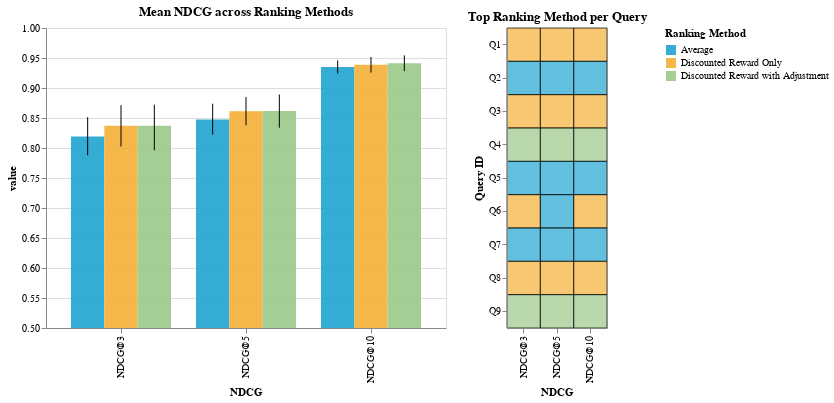

Source (notebook cell):
### Code cell
domain = ['Average', 'Discounted Reward Only', 'Discounted Reward with Adjustment']
range_ = ['#20a4d0', '#f4b036', '#9cc989']

rect_chart = alt.Chart(data=df_ndcg_avg_melt).mark_rect(opacity=0.7, stroke='black', strokeWidth=1).encode(
    y=alt.Y('Query ID:O'),
    x=alt.X('variable:N', title='NDCG', sort=['NDCG@3', 'NDCG@5', 'NDCG@10']),
    color=alt.Color('Ranking Method:N').scale(domain=domain, range=range_)
).properties(
    width=100,
    height=300,
    title='Top Ranking Method per Query'
)

bar_chart = alt.Chart(data=df_ndcg_melt).mark_bar(opacity=0.9, clip=True).encode(
    x=alt.X('variable:N', title='NDCG', sort=['NDCG@3', 'NDCG@5', 'NDCG@10']),
    y=alt.Y('mean(value):Q').scale(domain=(0.5,1)),
    color=alt.Color('Ranking Method:N').scale(domain=domain, range=range_),
    xOffset='Ranking Method:N',
)

error_bars = alt.Chart(data=df_ndcg_melt).mark_errorbar(extent='ci').encode(
    x=alt.X('variable:N', title='NDCG', sort=['NDCG@3', 'NDCG@5', 'NDCG@10']),
    y=alt.Y('value:Q').scale(domain=(0.5,1)),
    xOffset='Ranking Method:N'
)

bar_chart_with_error = (bar_chart + error_bars).properties(
    width=400,
    height=300,
    title='Mean NDCG across Ranking Methods'
)

eval_analysis_chart = alt.hconcat(bar_chart_with_error, rect_chart)

eval_analysis_chart

### Figure 1 — Vega-Lite specification as saved in the notebook (floating-point values rounded to 4 significant figures; data arrays with more than 128 entries replaced by an {"elided": "..."} marker saying what was removed)
{"config": {"view": {"continuousWidth": 300, "continuousHeight": 300}}, "hconcat": [{"layer": [{"mark": {"type": "bar", "clip": true, "opacity": 0.9}, "encoding": {"color": {"field": "Ranking Method", "scale": {"domain": ["Average", "Discounted Reward Only", "Discounted Reward with Adjustment"], "range": ["#20a4d0", "#f4b036", "#9cc989"]}, "type": "nominal"}, "x": {"field": "variable", "sort": ["NDCG@3", "NDCG@5", "NDCG@10"], "title": "NDCG", "type": "nominal"}, "xOffset": {"field": "Ranking Method", "type": "nominal"}, "y": {"aggregate": "mean", "field": "value", "scale": {"domain": [0.5, 1]}, "type": "quantitative"}}}, {"mark": {"type": "errorbar", "extent": "ci"}, "encoding": {"x": {"field": "variable", "sort": ["NDCG@3", "NDCG@5", "NDCG@10"], "title": "NDCG", "type": "nominal"}, "xOffset": {"field": "Ranking Method", "type": "nominal"}, "y": {"field": "value", "scale": {"domain": [0.5, 1]}, "type": "quantitative"}}}], "data": {"name": "data-c3a03ca158365ddff8809cee652ba12f"}, "height": 300, "title": "Mean NDCG across Ranking Methods", "width": 400}, {"data": {"name": "data-ac736811c057bda0affa1b77c242a34b"}, "mark": {"type": "rect", "opacity": 0.7, "stroke": "black", "strokeWidth": 1}, "encoding": {"color": {"field": "Ranking Method", "scale": {"domain": ["Average", "Discounted Reward Only", "Discounted Reward with Adjustment"], "range": ["#20a4d0", "#f4b036", "#9cc989"]}, "type": "nominal"}, "x": {"field": "variable", "sort": ["NDCG@3", "NDCG@5", "NDCG@10"], "title": "NDCG", "type": "nominal"}, "y": {"field": "Query ID", "type": "ordinal"}}, "height": 300, "title": "Top Ranking Method per Query", "width": 100}], "$schema": "https://vega.github.io/schema/vega-lite/v5.8.0.json", "datasets": {"data-c3a03ca158365ddff8809cee652ba12f": {"elided": "243 records"}, "data-ac736811c057bda0affa1b77c242a34b": [{"Query ID": "Q1", "variable": "NDCG@10", "Ranking Method": "Discounted Reward Only", "value": 0.9514}, {"Query ID": "Q1", "variable": "NDCG@3", "Ranking Method": "Discounted Reward Only", "value": 0.8802}, {"Query ID": "Q1", "variable": "NDCG@5", "Ranking Method": "Discounted Reward Only", "value": 0.8528}, {"Query ID": "Q2", "variable": "NDCG@10", "Ranking Method": "Average", "value": 0.9496}, {"Query ID": "Q2", "variable": "NDCG@3", "Ranking Method": "Average", "value": 0.8512}, {"Query ID": "Q2", "variable": "NDCG@5", "Ranking Method": "Average", "value": 0.876}, {"Query ID": "Q3", "variable": "NDCG@10", "Ranking Method": "Discounted Reward Only", "value": 0.9564}, {"Query ID": "Q3", "variable": "NDCG@3", "Ranking Method": "Discounted Reward Only", "value": 0.8867}, {"Query ID": "Q3", "variable": "NDCG@5", "Ranking Method": "Discounted Reward Only", "value": 0.8973}, {"Query ID": "Q4", "variable": "NDCG@10", "Ranking Method": "Discounted Reward with Adjustment", "value": 0.9324}, {"Query ID": "Q4", "variable": "NDCG@3", "Ranking Method": "Discounted Reward with Adjustment", "value": 0.8135}, {"Query ID": "Q4", "variable": "NDCG@5", "Ranking Method": "Discounted Reward with Adjustment", "value": 0.8488}, {"Query ID": "Q5", "variable": "NDCG@10", "Ranking Method": "Average", "value": 0.9219}, {"Query ID": "Q5", "variable": "NDCG@3", "Ranking Method": "Average", "value": 0.7822}, {"Query ID": "Q5", "variable": "NDCG@5", "Ranking Method": "Average", "value": 0.8171}, {"Query ID": "Q6", "variable": "NDCG@10", "Ranking Method": "Discounted Reward Only", "value": 0.9601}, {"Query ID": "Q6", "variable": "NDCG@3", "Ranking Method": "Discounted Reward Only", "value": 0.8898}, {"Query ID": "Q6", "variable": "NDCG@5", "Ranking Method": "Average", "value": 0.9173}, {"Query ID": "Q7", "variable": "NDCG@10", "Ranking Method": "Average", "value": 0.9843}, {"Query ID": "Q7", "variable": "NDCG@3", "Ranking Method": "Average", "value": 0.9586}, {"Query ID": "Q7", "variable": "NDCG@5", "Ranking Method": "Average", "value": 0.9511}, {"Query ID": "Q8", "variable": "NDCG@10", "Ranking Method": "Discounted Reward Only", "value": 0.983}, {"Query ID": "Q8", "variable": "NDCG@3", "Ranking Method": "Discounted Reward Only", "value": 0.9602}, {"Query ID": "Q8", "variable": "NDCG@5", "Ranking Method": "Discounted Reward Only", "value": 0.9396}, {"Query ID": "Q9", "variable": "NDCG@10", "Ranking Method": "Discounted Reward with Adjustment", "value": 0.9691}, {"Query ID": "Q9", "variable": "NDCG@3", "Ranking Method": "Discounted Reward with Adjustment", "value": 0.9152}, {"Query ID": "Q9", "variable": "NDCG@5", "Ranking Method": "Discounted Reward with Adjustment", "value": 0.9261}]}}
